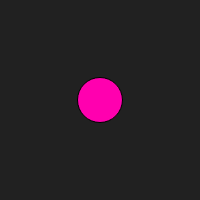
Frame 1 (no input)
Frame 60 (no input): identical to frame 1, image omitted
Frame 120 (the mouse pressed at the canvas centre since frame 60): identical to frame 1, image omitted

The p5.js sketch that drew this single still picture (run headless with seeded random() and noise() and a simulated clock; from frame 60 on, the mouse is pressed at the canvas centre):

// p5.js sketch
// ── sketch.js
// The basics of CSS

// -------- INITS --------

var bgcolor
var button
var txt
var sld

// -------- SETUP --------

function setup() {
	createCanvas(200, 200);
	bgcolor = color(33)
	txt = createP('some text !')
	txt.mouseOver(changeStyle)
	txt.mouseOut(revertStyle)
	button = createButton('go')
	createP('')	// spacing
	sld = createSlider(10, 100, 45)
}

// -------- DRAW --------

function draw() {
	background(bgcolor)
	fill(255, 0, 175)
	ellipse(100, 100, sld.value(), sld.value())
}

// -------- HANDLERS --------

function changeStyle() {
	txt.style("background-color", "pink")
	txt.style("padding", "24px")
	txt.html('Bødø !')
}
function revertStyle() {
	txt.style("background-color", "purple")
	txt.style("padding", "8px")
	txt.html('some text !')
}
// -------- END --------
